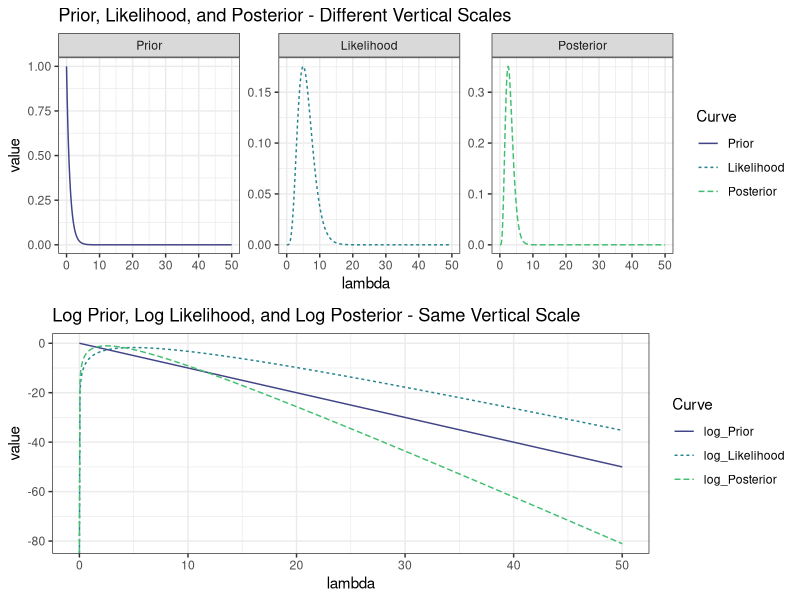
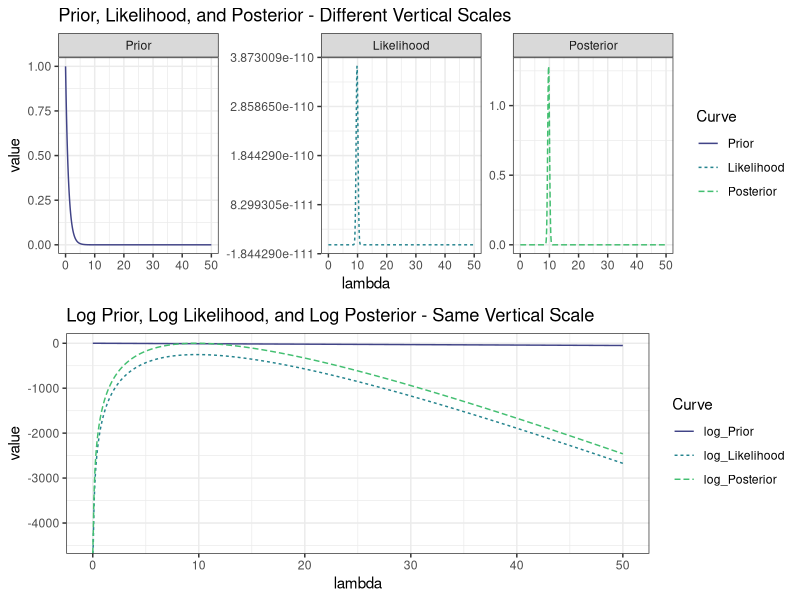

The R script that drew these images, in order:
## ---- chunk 1
knitr::opts_chunk$set(echo = TRUE)
library(dplyr)
library(readr)
library(ggplot2)
library(gridExtra)
## ---- chunk 2
set.seed(93365)

plot_xmax <- 50

n <- 1
x_sim <- data.frame(x = rpois(n = n, lambda = 10))
## ---- chunk 3
prior_shape <- 1
prior_rate <- 1 # 0.01

calc_ind_lik <- function(lambda, x, log = TRUE) {
  result <- seq_along(lambda)
  for(j in seq_along(lambda)) {
    result[j] <- sum(dpois(x = x, lambda = lambda[j], log = TRUE))
  }
  
  if(log) {
    return(result)
  } else {
    return(exp(result))
  }
}

calc_post_plus_lik <- function(lambda, x, log = TRUE) {
  temp <- dgamma(lambda, shape = prior_shape, rate = prior_rate, log = TRUE) +
    calc_ind_lik(lambda, x)
  
  if(log) {
    return(temp)
  } else {
    return(exp(temp))
  }
}


plot_df <- data.frame(
  lambda = seq(from = 0, to = plot_xmax, length = 1001)
) %>%
  mutate(
    Prior = dgamma(lambda, shape = prior_shape, rate = prior_rate, log = FALSE),
    Likelihood = calc_ind_lik(lambda, x = x_sim$x, log = FALSE),
    Posterior = dgamma(lambda, shape = prior_shape + sum(x_sim$x), rate = prior_rate + n, log = FALSE),
    log_Prior = dgamma(lambda, shape = prior_shape, rate = prior_rate, log = TRUE),
    log_Likelihood = calc_ind_lik(lambda, x = x_sim$x, log = TRUE),
    log_Posterior = dgamma(lambda, shape = prior_shape + sum(x_sim$x), rate = prior_rate + n, log = TRUE)
  ) %>%
  tidyr::pivot_longer(
    cols = c("Prior", "Likelihood", "Posterior", "log_Prior", "log_Likelihood", "log_Posterior"),
    names_to = "Curve",
    values_to = "value"
  ) %>%
  mutate(
    Curve = factor(Curve, levels = c("Prior", "Likelihood", "Posterior", "log_Prior", "log_Likelihood", "log_Posterior"))
  )

p1 <- ggplot(data = plot_df %>% filter(Curve %in% c("Prior", "Likelihood", "Posterior"))) +
  geom_line(mapping = aes(x = lambda, y = value, color = Curve, linetype = Curve)) +
  scale_color_viridis_d("Curve", begin = 0.2, end = 0.7, option = "D") +
  scale_linetype_discrete("Curve") +
  theme_bw() +
  facet_wrap( ~ Curve, nrow = 1, scales = "free_y") +
  ggtitle("Prior, Likelihood, and Posterior - Different Vertical Scales")

p2 <- ggplot(data = plot_df %>% filter(Curve %in% c("log_Prior", "log_Likelihood", "log_Posterior"))) +
  geom_line(mapping = aes(x = lambda, y = value, color = Curve, linetype = Curve)) +
  scale_color_viridis_d("Curve", begin = 0.2, end = 0.7, option = "D") +
  scale_linetype_discrete("Curve") +
  theme_bw() +
  ggtitle("Log Prior, Log Likelihood, and Log Posterior - Same Vertical Scale")

grid.arrange(p1, p2, ncol = 1)
## ---- chunk 4
set.seed(93365)

plot_xmax <- 50

n <- 100
x_sim <- data.frame(x = rpois(n = n, lambda = 10))
## ---- chunk 5
prior_shape <- 1
prior_rate <- 1 # 0.01

calc_ind_lik <- function(lambda, x, log = TRUE) {
  result <- seq_along(lambda)
  for(j in seq_along(lambda)) {
    result[j] <- sum(dpois(x = x, lambda = lambda[j], log = TRUE))
  }
  
  if(log) {
    return(result)
  } else {
    return(exp(result))
  }
}

calc_post_plus_lik <- function(lambda, x, log = TRUE) {
  temp <- dgamma(lambda, shape = prior_shape, rate = prior_rate, log = TRUE) +
    calc_ind_lik(lambda, x)
  
  if(log) {
    return(temp)
  } else {
    return(exp(temp))
  }
}


plot_df <- data.frame(
  lambda = seq(from = 0, to = plot_xmax, length = 1001)
) %>%
  mutate(
    Prior = dgamma(lambda, shape = prior_shape, rate = prior_rate, log = FALSE),
    Likelihood = calc_ind_lik(lambda, x = x_sim$x, log = FALSE),
    Posterior = dgamma(lambda, shape = prior_shape + sum(x_sim$x), rate = prior_rate + n, log = FALSE),
    log_Prior = dgamma(lambda, shape = prior_shape, rate = prior_rate, log = TRUE),
    log_Likelihood = calc_ind_lik(lambda, x = x_sim$x, log = TRUE),
    log_Posterior = dgamma(lambda, shape = prior_shape + sum(x_sim$x), rate = prior_rate + n, log = TRUE)
  ) %>%
  tidyr::pivot_longer(
    cols = c("Prior", "Likelihood", "Posterior", "log_Prior", "log_Likelihood", "log_Posterior"),
    names_to = "Curve",
    values_to = "value"
  ) %>%
  mutate(
    Curve = factor(Curve, levels = c("Prior", "Likelihood", "Posterior", "log_Prior", "log_Likelihood", "log_Posterior"))
  )

p1 <- ggplot(data = plot_df %>% filter(Curve %in% c("Prior", "Likelihood", "Posterior"))) +
  geom_line(mapping = aes(x = lambda, y = value, color = Curve, linetype = Curve)) +
  scale_color_viridis_d("Curve", begin = 0.2, end = 0.7, option = "D") +
  scale_linetype_discrete("Curve") +
  theme_bw() +
  facet_wrap( ~ Curve, nrow = 1, scales = "free_y") +
  ggtitle("Prior, Likelihood, and Posterior - Different Vertical Scales")

p2 <- ggplot(data = plot_df %>% filter(Curve %in% c("log_Prior", "log_Likelihood", "log_Posterior"))) +
  geom_line(mapping = aes(x = lambda, y = value, color = Curve, linetype = Curve)) +
  scale_color_viridis_d("Curve", begin = 0.2, end = 0.7, option = "D") +
  scale_linetype_discrete("Curve") +
  theme_bw() +
  ggtitle("Log Prior, Log Likelihood, and Log Posterior - Same Vertical Scale")

grid.arrange(p1, p2, ncol = 1)
